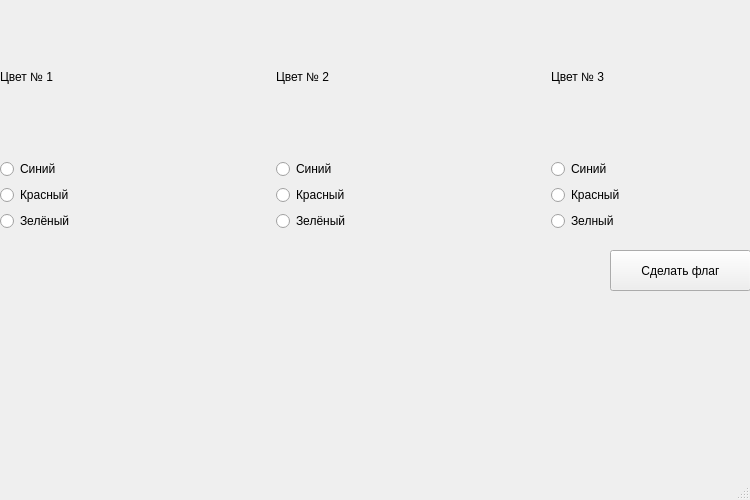
<?xml version="1.0" encoding="UTF-8"?>
<ui version="4.0">
 <class>MainWindow</class>
 <widget class="QMainWindow" name="MainWindow">
  <property name="geometry">
   <rect>
    <x>0</x>
    <y>0</y>
    <width>750</width>
    <height>500</height>
   </rect>
  </property>
  <property name="minimumSize">
   <size>
    <width>750</width>
    <height>500</height>
   </size>
  </property>
  <property name="maximumSize">
   <size>
    <width>750</width>
    <height>500</height>
   </size>
  </property>
  <property name="windowTitle">
   <string>MainWindow</string>
  </property>
  <widget class="QWidget" name="centralwidget">
   <widget class="QWidget" name="gridLayoutWidget">
    <property name="geometry">
     <rect>
      <x>0</x>
      <y>0</y>
      <width>821</width>
      <height>231</height>
     </rect>
    </property>
    <layout class="QGridLayout" name="gridLayout_2">
     <item row="0" column="0">
      <layout class="QVBoxLayout" name="verticalLayout">
       <item>
        <widget class="QLabel" name="label">
         <property name="text">
          <string>Цвет № 1</string>
         </property>
        </widget>
       </item>
       <item>
        <widget class="QRadioButton" name="radioButton_1">
         <property name="text">
          <string>Синий</string>
         </property>
         <attribute name="buttonGroup">
          <string notr="true">color_group_1</string>
         </attribute>
        </widget>
       </item>
       <item>
        <widget class="QRadioButton" name="radioButton_2">
         <property name="text">
          <string>Красный</string>
         </property>
         <attribute name="buttonGroup">
          <string notr="true">color_group_1</string>
         </attribute>
        </widget>
       </item>
       <item>
        <widget class="QRadioButton" name="radioButton_3">
         <property name="text">
          <string>Зелёный</string>
         </property>
         <attribute name="buttonGroup">
          <string notr="true">color_group_1</string>
         </attribute>
        </widget>
       </item>
      </layout>
     </item>
     <item row="0" column="1">
      <layout class="QVBoxLayout" name="verticalLayout_2">
       <item>
        <widget class="QLabel" name="label_2">
         <property name="text">
          <string>Цвет № 2</string>
         </property>
        </widget>
       </item>
       <item>
        <widget class="QRadioButton" name="radioButton_4">
         <property name="text">
          <string>Синий</string>
         </property>
         <attribute name="buttonGroup">
          <string notr="true">color_group_2</string>
         </attribute>
        </widget>
       </item>
       <item>
        <widget class="QRadioButton" name="radioButton_5">
         <property name="text">
          <string>Красный</string>
         </property>
         <attribute name="buttonGroup">
          <string notr="true">color_group_2</string>
         </attribute>
        </widget>
       </item>
       <item>
        <widget class="QRadioButton" name="radioButton_6">
         <property name="text">
          <string>Зелёный</string>
         </property>
         <attribute name="buttonGroup">
          <string notr="true">color_group_2</string>
         </attribute>
        </widget>
       </item>
      </layout>
     </item>
     <item row="0" column="2">
      <layout class="QVBoxLayout" name="verticalLayout_3">
       <item>
        <widget class="QLabel" name="label_3">
         <property name="text">
          <string>Цвет № 3</string>
         </property>
        </widget>
       </item>
       <item>
        <widget class="QRadioButton" name="radioButton_7">
         <property name="text">
          <string>Синий</string>
         </property>
         <attribute name="buttonGroup">
          <string notr="true">color_group_3</string>
         </attribute>
        </widget>
       </item>
       <item>
        <widget class="QRadioButton" name="radioButton_8">
         <property name="text">
          <string>Красный</string>
         </property>
         <attribute name="buttonGroup">
          <string notr="true">color_group_3</string>
         </attribute>
        </widget>
       </item>
       <item>
        <widget class="QRadioButton" name="radioButton_9">
         <property name="text">
          <string>Зелный</string>
         </property>
         <attribute name="buttonGroup">
          <string notr="true">color_group_3</string>
         </attribute>
        </widget>
       </item>
      </layout>
     </item>
    </layout>
   </widget>
   <widget class="QPushButton" name="make_flag">
    <property name="geometry">
     <rect>
      <x>610</x>
      <y>250</y>
      <width>141</width>
      <height>41</height>
     </rect>
    </property>
    <property name="text">
     <string>Сделать флаг</string>
    </property>
   </widget>
   <widget class="QLabel" name="result">
    <property name="geometry">
     <rect>
      <x>10</x>
      <y>320</y>
      <width>221</width>
      <height>51</height>
     </rect>
    </property>
    <property name="text">
     <string/>
    </property>
   </widget>
  </widget>
  <widget class="QMenuBar" name="menubar">
   <property name="geometry">
    <rect>
     <x>0</x>
     <y>0</y>
     <width>750</width>
     <height>26</height>
    </rect>
   </property>
  </widget>
  <widget class="QStatusBar" name="statusbar"/>
 </widget>
 <resources/>
 <connections/>
 <buttongroups>
  <buttongroup name="color_group_1"/>
  <buttongroup name="color_group_2"/>
  <buttongroup name="color_group_3"/>
 </buttongroups>
</ui>
